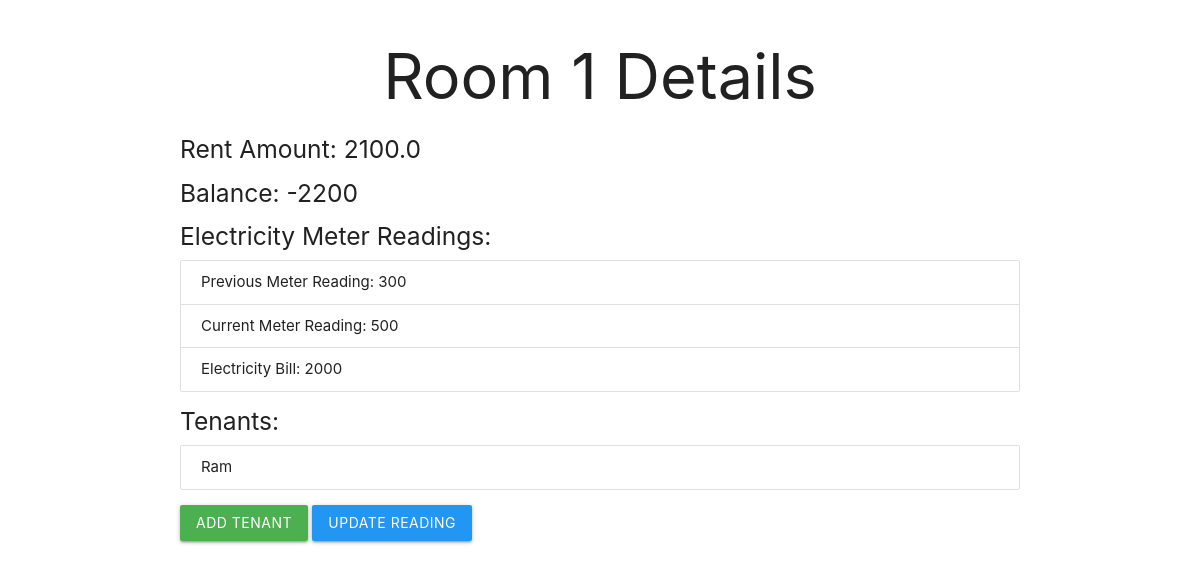
The page /room_details/1 on the database its author committed.
### tables this page shows
CREATE TABLE rooms (
            room_id INTEGER PRIMARY KEY AUTOINCREMENT,
            room_number TEXT,
            rent_amount REAL,
            is_active INTEGER
        , previous_meter_reading INTEGER DEFAULT 0, current_meter_reading INTEGER DEFAULT 0, balance INTEGER DEFAULT 0);

CREATE TABLE tenants (
            tenant_id INTEGER PRIMARY KEY AUTOINCREMENT,
            tenant_name TEXT,
            room_id INTEGER,
            FOREIGN KEY (room_id) REFERENCES rooms(room_id)
        );

### app.py (the view)
@app.route('/room_details/<int:room_id>')
def room_details(room_id):
    conn = connect_db()
    room = conn.execute('SELECT * FROM rooms WHERE room_id=?', (room_id,)).fetchone()
    tenants = conn.execute('SELECT * FROM tenants WHERE room_id=?', (room_id,)).fetchall()
    electricity_rate = 10  # Example rate per unit
    previous_reading = room['previous_meter_reading']
    current_reading = room['current_meter_reading']
    units_used = current_reading - previous_reading
    electricity_bill = units_used * electricity_rate
    rent_amount = room['rent_amount']
    balance = room['balance']
    conn.close()
    return render_template('room_details.html',
                           room=room,
                           tenants=tenants,
                           previous_reading=previous_reading,
                           current_reading=current_reading,
                           electricity_bill=electricity_bill,
                           balance=balance)

### app.py (called while the page is built)
def connect_db():
    conn = sqlite3.connect('rent_management.db')
    conn.row_factory = sqlite3.Row
    return conn

### templates/room_details.html (shortened to what this page needs)
<!DOCTYPE html>
<html>
<head>
    <link href="https://cdnjs.cloudflare.com/ajax/libs/materialize/1.0.0/css/materialize.min.css" rel="stylesheet">
</head>
<body>
    <div class="container">
        <h1 class="center-align">Room {{ room['room_number'] }} Details</h1>
        <h5>Rent Amount: {{ room['rent_amount'] }}</h5>
        <h5>Balance: {{ balance }}</h5>
        <h5>Electricity Meter Readings:</h5>
        <ul class="collection">
            <li class="collection-item">Previous Meter Reading: {{ previous_reading }}</li>
            <li class="collection-item">Current Meter Reading: {{ current_reading }}</li>
            <li class="collection-item">Electricity Bill: {{ electricity_bill }}</li>
        </ul>
        <h5>Tenants:</h5>
        <ul class="collection">
            {% for tenant in tenants %}
            <li class="collection-item">{{ tenant['tenant_name'] }}</li>
            {% endfor %}
        </ul>
        <a href="{{ url_for('add_tenant') }}?room_id={{ room['room_id'] }}" class="btn waves-effect waves-light green">Add Tenant</a>
        <a href="{{ url_for('update_reading', room_id=room['room_id']) }}" class="btn waves-effect waves-light blue">Update Reading</a>
    </div>
</body>
</html>

### rows shown on the page
rooms: room_number "1", rent_amount "2100.0", balance "-2200", previous_meter_reading "300", current_meter_reading "500"
tenants: tenant_name "Ram"

### other values the page prints
{{ electricity_bill }} "2000"
